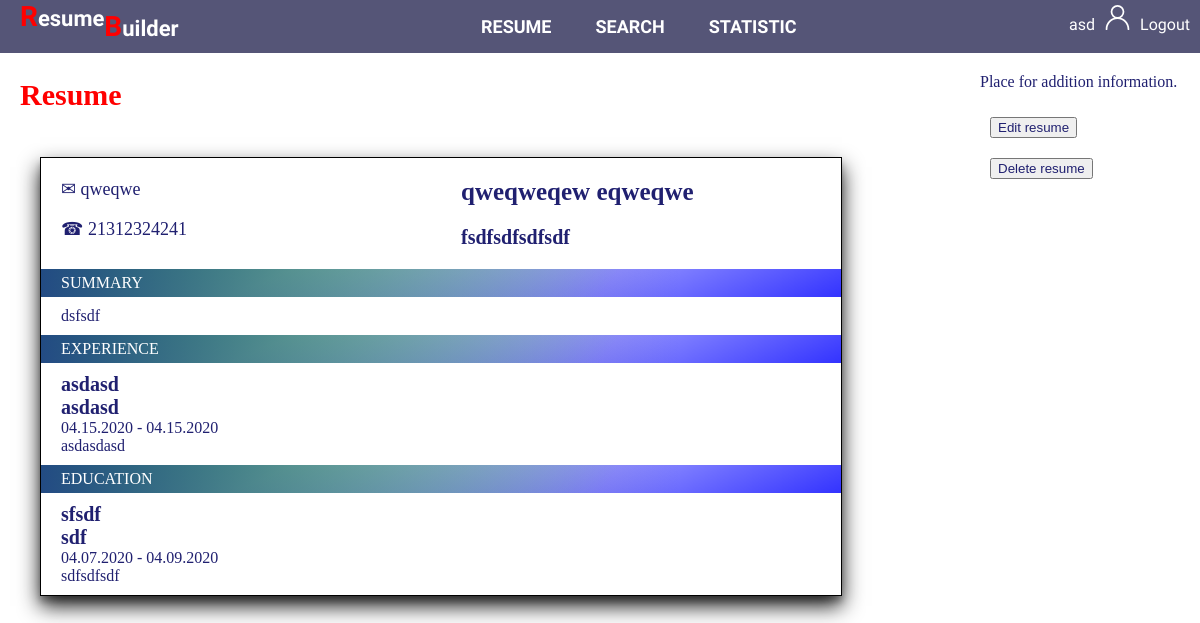
The app's page /resume/40/ (signed in), older data.
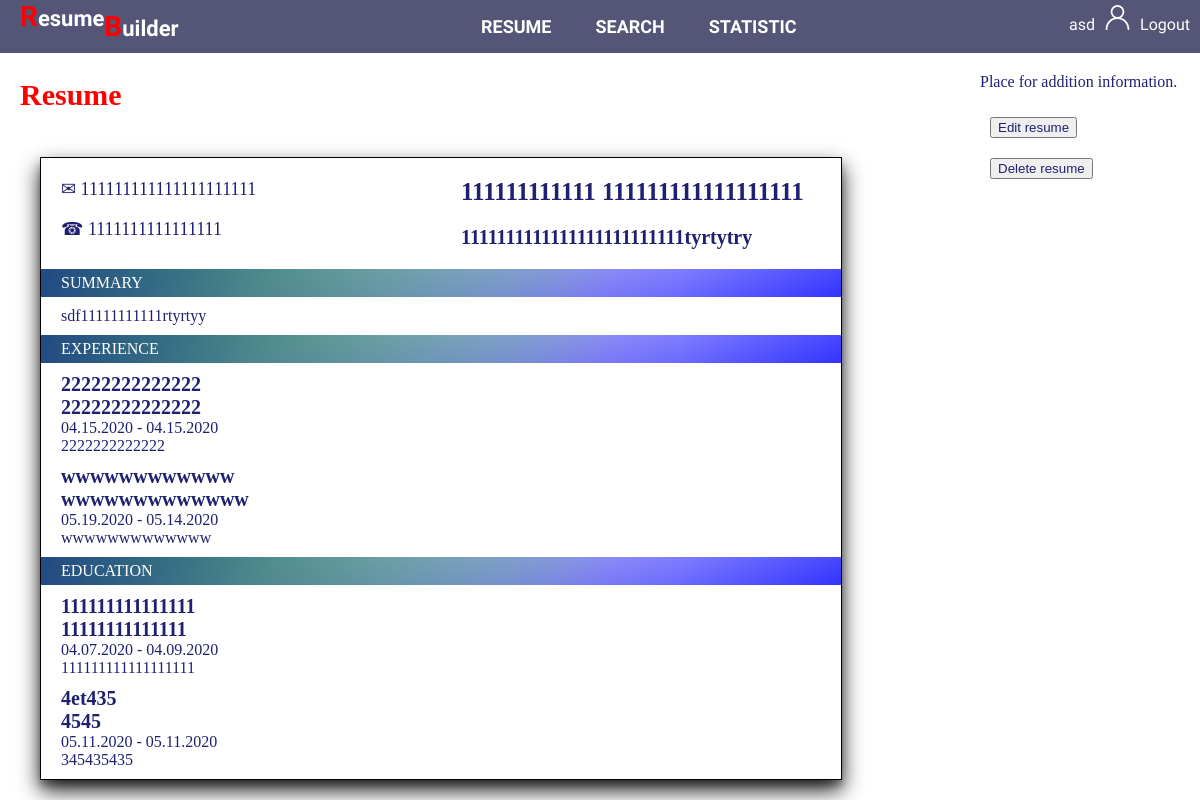
The same page, newer data.
### resume/models.py (models this page shows)
class Resume(models.Model):
	first_name=models.CharField("First name", max_length=70, null=True)
	last_name=models.CharField("Last name", max_length=70, null=True)
	user_id=models.ForeignKey(User, on_delete=models.CASCADE, null=True)
	email=models.CharField("E-mail", max_length=50, null=True)
	phone=models.CharField("Phone", max_length=12, null=True, blank=True)
	address=models.CharField("Address", max_length=200, null=True, blank=True)
	city=models.CharField("City", max_length=40, null=True, blank=True)
	state=models.CharField("State", max_length=40, null=True, blank=True)
	country=models.CharField("Country", max_length=70, null=True, blank=True)
	zip_code=models.CharField("Zip code", max_length=5, null=True, blank=True)
	job_title=models.CharField("Job Title", max_length=100, null=True)
	summary=models.TextField("Summary", null=True, blank=True)

class Experience(models.Model):
	resume_id=models.ForeignKey(Resume, on_delete=models.CASCADE, null=True)
	position=models.CharField("Position", max_length=70, null=True)
	company_name=models.CharField("Organization", max_length=70, null=True)
	description=models.CharField("Description", max_length=70, null=True, blank=True)
	start_date=models.DateTimeField("Start date", null=True)
	end_date=models.DateTimeField("End date", null=True)

class Education(models.Model):
	resume_id=models.ForeignKey(Resume, on_delete=models.CASCADE, null=True)
	organization_name=models.CharField("Organization", max_length=70, null=True)
	description=models.CharField("Description", max_length=70, null=True, blank=True)
	title=models.CharField("Title", max_length=70, null=True)
	start_date=models.DateTimeField("Start date", null=True)
	end_date=models.DateTimeField("End date", null=True)

### resume/views.py (the view)
# urls.py: path('<int:resume_id>/', views.resume_details, name='resume_details'),
def resume_details(request, resume_id):
	if request.user == Resume.objects.get(id=resume_id).user_id:
		safety=True;
	else:
		safety=False;
	resume=Resume.objects.get(id=resume_id)
	experience=Experience.objects.filter(resume_id=resume_id)
	education=Education.objects.filter(resume_id=resume_id)
	return render(request, 'resume/resume_details.html', {'resume': resume, 'experience': experience, 'education': education, 'safety': safety})

### JobMarket/templates/resume/resume_details.html (shortened to what this page needs)
{% extends 'base.html' %}
{% block content %}
<section class="main_section">
	<div class="content">
		<div class="content_inner">
			<h1>Resume</h1>
			<div id="resume_page" class="resume_page">
			<div class="contacts">
				<div class="contacts_inner">
					<p>✉ {{ resume.email }}</p>
					<p>☎ {{ resume.phone }}</p>
				</div>
			</div>
			<div class="title">
				<h1>{{ resume.first_name }} {{ resume.last_name }}</h1>
				<h2>{{ resume.job_title }}</h2>
			</div>
			<div class="divider">
				<div class="divider_inner">SUMMARY</div>
			</div>
			<div class="infoblock">
				<div class="infoblock_inner">
					<p>{{ resume.summary }}</p>
				</div>
			</div>
			{% if experience %}
			<div class="divider">
				<div class="divider_inner">EXPERIENCE</div>
			</div>
			{% for ex in experience %}
			<div class="infoblock">
				<div class="infoblock_inner">
					<h2>{{ ex.company_name }}</h2>
					<h2>{{ ex.position }}</h2>
					<p>{{ ex.start_date|date:'m.d.Y' }} - {{ ex.end_date|date:'m.d.Y' }}</p>
					<p>{{ ex.description }}</p>
				</div>
			</div>
			{% endfor %}
			{% endif %}
			{% if education %}
			<div class="divider">
				<div class="divider_inner">EDUCATION</div>
			</div>
			{% for ed in education %}
			<div class="infoblock">
				<div class="infoblock_inner">
					<h2>{{ ed.organization_name }}</h2>
					<h2>{{ ed.title }}</h2>
					<p>{{ ed.start_date|date:'m.d.Y' }} - {{ ed.end_date|date:'m.d.Y' }}</p>
					<p>{{ ed.description }}</p>
				</div>
			</div>
			{% endfor %}
			{% endif %}
			</div>
	</div></div>
	<div class="addition_information">
		<div class="addition_information_inner">
			<p>Place for addition information.</p>
			{% if safety %}
			<form id="edit_resume" action="{% url 'resume:editresume' resume.id %}" method="GET">
				<input type="submit" value="Edit resume" form="edit_resume">
			</form>
			<form id="delete_resume" action="{% url 'resume:deleteresume' resume.id %}" method="GET">
				<input type="submit" value="Delete resume" form="delete_resume">
			</form>
			{% endif %}
	</div></div>
</section>
{% endblock %}

Row changes from the older to the newer data that the page shows:
removed Experience: company_name "asdasd", position "asdasd", start_date "04.15.2020", end_date "04.15.2020", description "asdasdasd"
removed Education: organization_name "sfsdf", title "sdf", start_date "04.07.2020", end_date "04.09.2020", description "sdfsdfsdf"
changed Resume: email "qweqwe" → "111111111111111111111"; phone "21312324241" → "1111111111111111"; first_name "qweqweqew" → "111111111111"; last_name "eqweqwe" → "111111111111111111"; job_title "fsdfsdfsdfsdf" → "1111111111111111111111111tyrtytry"; summary "dsfsdf" → "sdf11111111111rtyrtyy"
added Experience: company_name "22222222222222", position "22222222222222", start_date "04.15.2020", end_date "04.15.2020", description "2222222222222"
added Experience: company_name "wwwwwwwwwwww", position "wwwwwwwwwwwww", start_date "05.19.2020", end_date "05.14.2020", description "wwwwwwwwwwwww"
added Education: organization_name "111111111111111", title "11111111111111", start_date "04.07.2020", end_date "04.09.2020", description "111111111111111111"
added Education: organization_name "4et435", title "4545", start_date "05.11.2020", end_date "05.11.2020", description "345435435"
